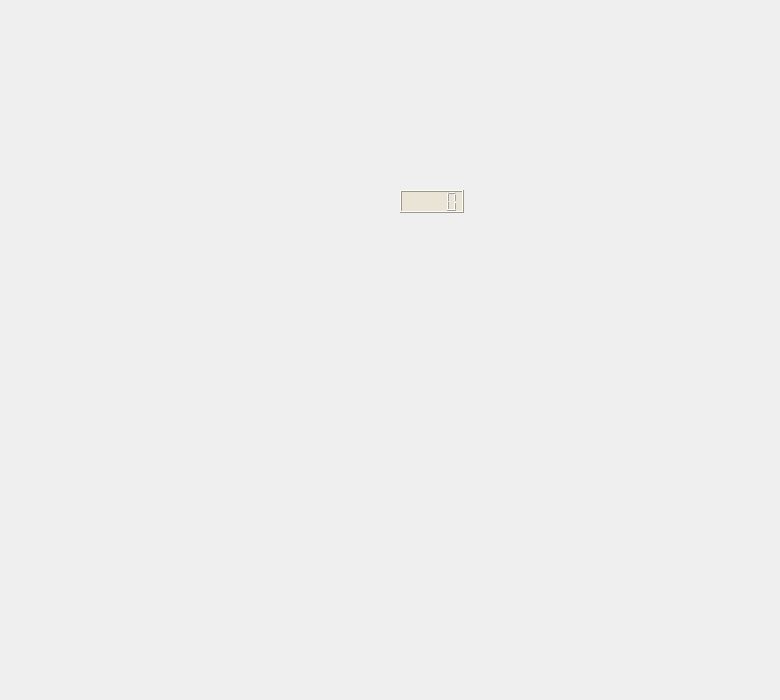
<?xml version="1.0" encoding="UTF-8"?>
<ui version="4.0">
 <class>Form</class>
 <widget class="QWidget" name="Form">
  <property name="geometry">
   <rect>
    <x>0</x>
    <y>0</y>
    <width>780</width>
    <height>700</height>
   </rect>
  </property>
  <property name="windowTitle">
   <string>Form</string>
  </property>
  <property name="styleSheet">
   <string notr="true">QLCDNumber{
background-color: #EAE4D6;
}</string>
  </property>
  <widget class="QLCDNumber" name="lcdNumber">
   <property name="geometry">
    <rect>
     <x>400</x>
     <y>190</y>
     <width>64</width>
     <height>23</height>
    </rect>
   </property>
  </widget>
 </widget>
 <resources/>
 <connections/>
</ui>
